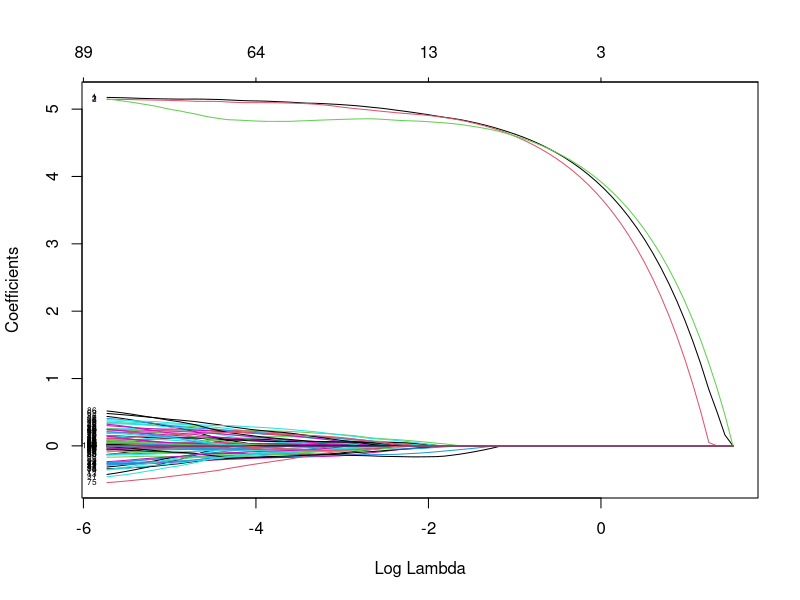
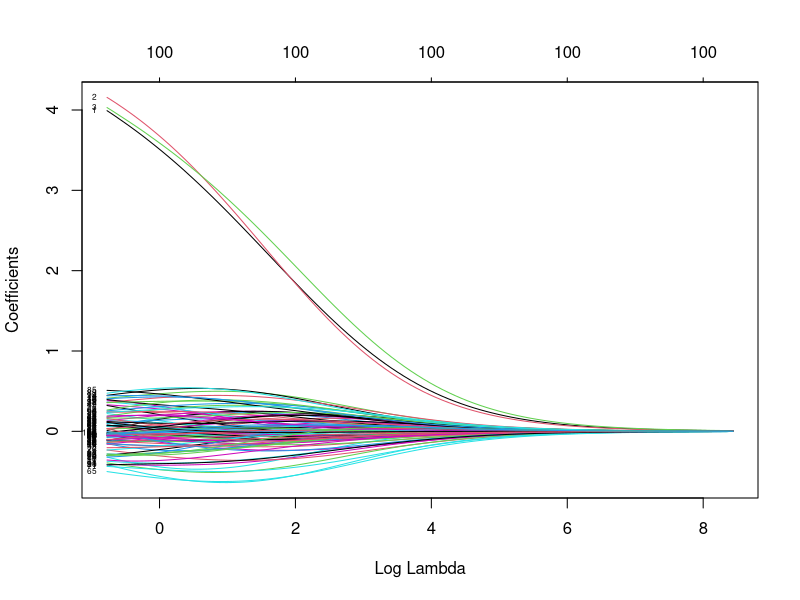
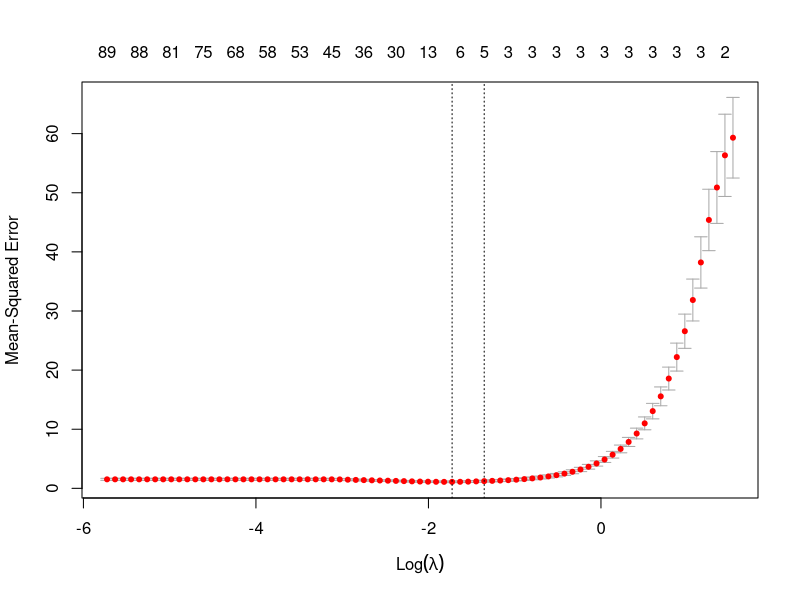
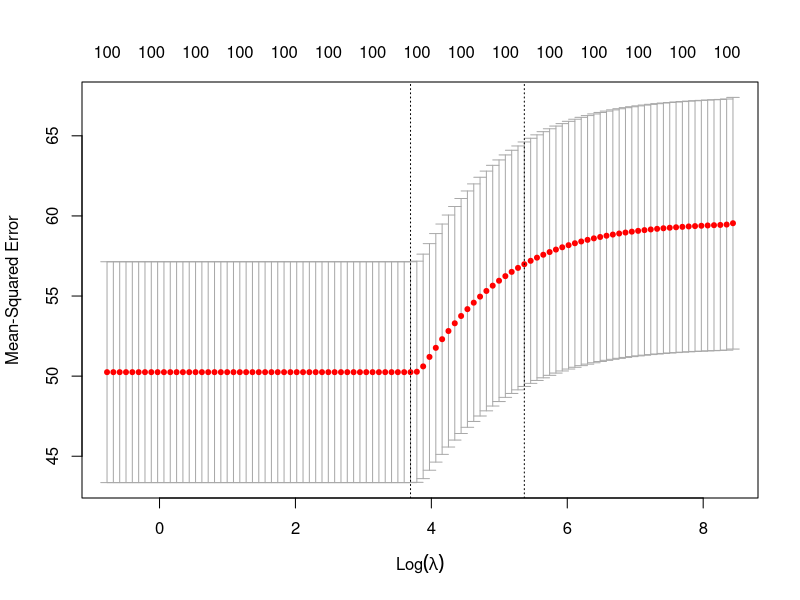
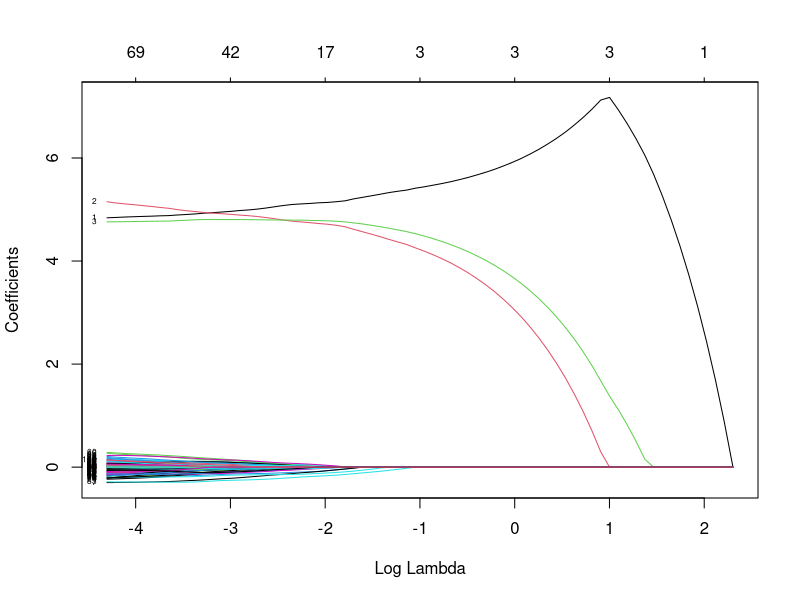
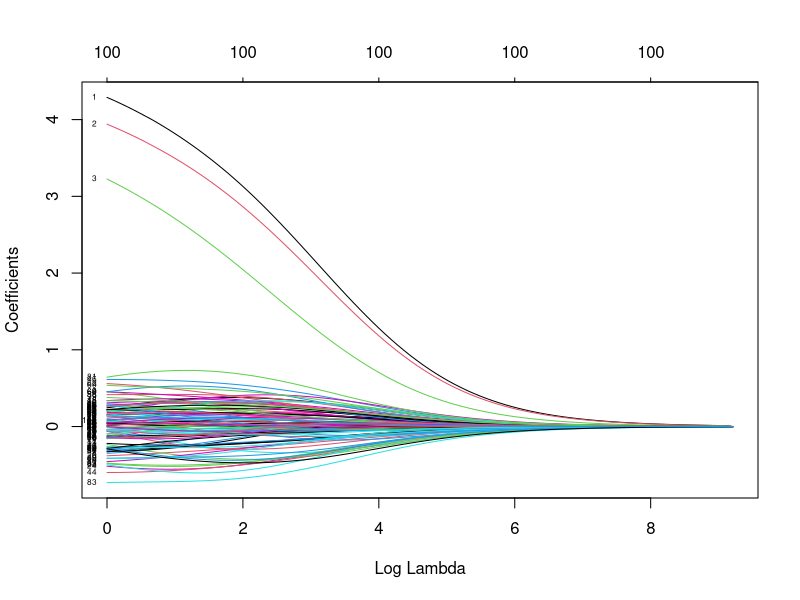
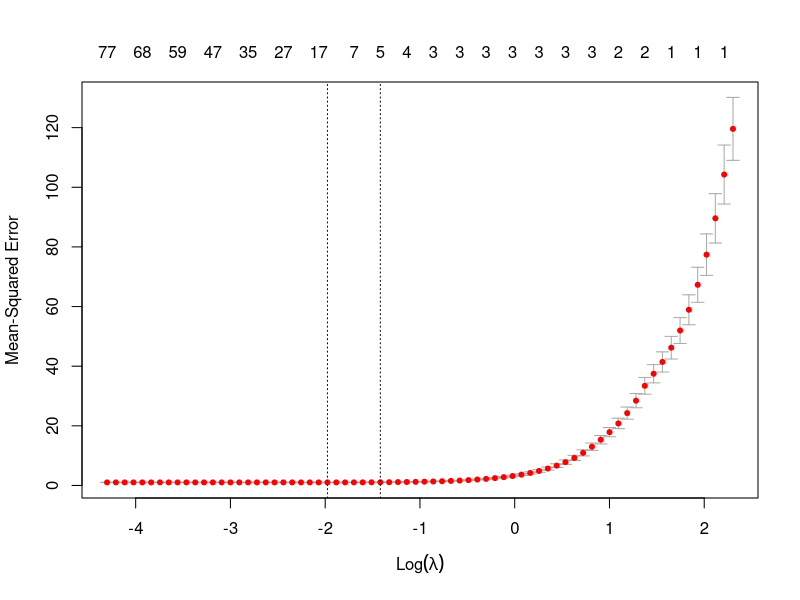
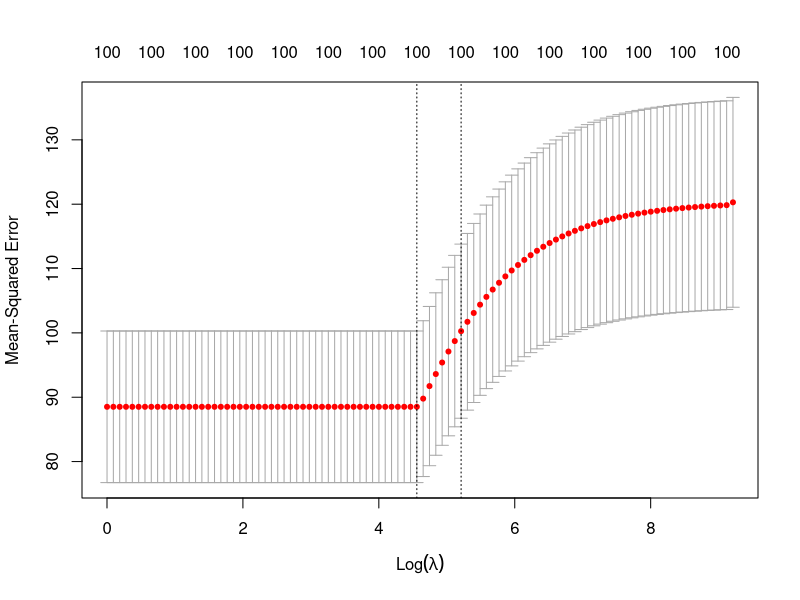

Here is the R script that generated these plots, in order:
## ---- chunk 1
knitr::opts_chunk$set(
  eval = TRUE,
  echo = TRUE,
  warning = FALSE,
  message = FALSE,
  comment = NA,
  dpi = 300
)
## ---- chunk 2
library(glmnet)   # for estimating ridge and lasso
library(MASS)     # for simulating multivariate normal
library(tidyverse) # for wrangling and plotting
## ---- chunk 3
set.seed(1203)
## ---- chunk 4
n <- 100 # sample size
p <- 100 # number of feature
s <- 3   # number of features with non-zero coefficients
## ---- chunk 5
X_ind <- matrix(rnorm(n * p), ncol = p)  # generate independent features
beta  <- c(rep(5, s), rep(0, p - s))     # true coefficients
Y_ind <- X_ind %*% beta + rnorm(n)       # generate response
## ---- chunk 6
Sigma <- matrix(
  c(1,    0.9, 0.2,
    0.9,  1,   0,
    0.2,  0,   1  ),
  nrow = s,
  ncol = s
)  # covariance matrix (positive definite)

cov2cor(Sigma)  # convert covariance to correlation
## ---- chunk 7
X_1   <- mvrnorm(n = n, rep(0, s), Sigma = Sigma)  # generate dependent features
X_2   <- matrix(rnorm(n * (p - s)), ncol = p - s)  # generate independent features
X_dep <- cbind(X_1, X_2)                           # combine dependent and independent features
beta  <- c(rep(5, s), rep(0, p - s))               # true coefficients
Y_dep  <- X_dep %*% beta + rnorm(n)                # generate response
## ---- chunk 8
fit_lasso <- glmnet(X_ind, Y_ind, alpha = 1)
plot(fit_lasso, xvar = "lambda", label = TRUE)

fit_ridge <- glmnet(X_ind, Y_ind, alpha = 0)
plot(fit_ridge, xvar = "lambda", label = TRUE)
## ---- chunk 9
cv_lasso <- cv.glmnet(X_ind, Y_ind)
plot(cv_lasso, xvar = "lambda", label = TRUE)

cv_ridge <- cv.glmnet(X_ind, Y_ind, alpha = 0)
plot(cv_ridge, xvar = "lambda", label = TRUE)
## ---- chunk 10
fit_lasso <- glmnet(X_dep, Y_dep)
plot(fit_lasso, xvar = "lambda", label = TRUE)

fit_ridge <- glmnet(X_dep, Y_dep, alpha = 0)
plot(fit_ridge, xvar = "lambda", label = TRUE)
## ---- chunk 11
cv_lasso <- cv.glmnet(X_dep, Y_dep)
plot(cv_lasso, xvar = "lambda", label = TRUE)

cv_ridge <- cv.glmnet(X_dep, Y_dep, alpha = 0)
plot(cv_ridge, xvar = "lambda", label = TRUE)
## ---- chunk 12
y      <- seq(-0.5, 0.5, 0.1)
n      <- length(y)
X      <- diag(n)
lambda <- 0.1
## ---- chunk 13
ols   <- lm(y ~ X - 1)
b_ols <- coef(ols)
## ---- chunk 14
ridge   <- glmnet(X, y, alpha = 0, standardize = TRUE, intercept = FALSE)
b_ridge <- coef(ridge, s = lambda)[2:(n+1),1]
## ---- chunk 15
lasso   <- glmnet(X, y, alpha = 1, standardize = TRUE, intercept = FALSE)
b_lasso <- coef(lasso, s = lambda)[2:(n+1),1]
## ---- chunk 16
bs <- cbind(b_ols,b_lasso,b_ridge) %>%
  as_tibble() 

bs %>% 
  ggplot(aes(x = b_ols)) +
  geom_line(aes(y = b_ols,   color = "ols")) +
  geom_line(aes(y = b_lasso, color = "lasso")) +
  geom_line(aes(y = b_ridge, color = "ridge")) +
  labs(
    x = expression(beta^{OLS}),
    y = "coefficient estimate"
  ) +
  theme_light()
